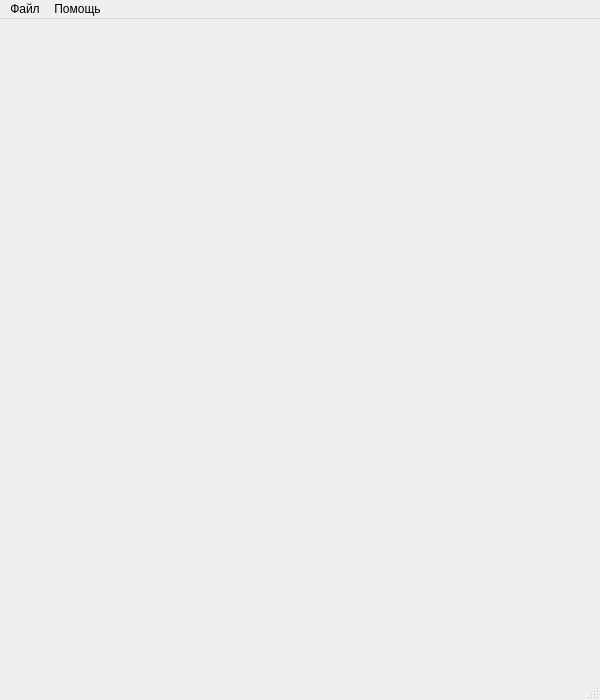
<?xml version="1.0" encoding="UTF-8"?>
<ui version="4.0">
    <class>MainWindow</class>
    <widget class="QMainWindow" name="MainWindow">
        <property name="geometry">
            <rect>
                <x>0</x>
                <y>0</y>
                <width>600</width>
                <height>700</height>
            </rect>
        </property>
        <property name="windowTitle">
            <string>Multi-Object Multi-Camera Tracker</string>
        </property>
        <property name="dockOptions">
            <set>QMainWindow::AllowTabbedDocks|QMainWindow::AnimatedDocks</set>
        </property>
        <widget class="QWidget" name="centralwidget"/>
        <widget class="QMenuBar" name="menubar">
            <property name="geometry">
                <rect>
                    <x>0</x>
                    <y>0</y>
                    <width>600</width>
                    <height>21</height>
                </rect>
            </property>
            <widget class="QMenu" name="menuFile">
                <property name="title">
                    <string>Файл</string>
                </property>
                <addaction name="menuExitAction"/>
            </widget>
            <widget class="QMenu" name="menuHelp">
                <property name="title">
                    <string>Помощь</string>
                </property>
                <addaction name="menuAboutProgramAction"/>
            </widget>
            <addaction name="menuFile"/>
            <addaction name="menuHelp"/>
        </widget>
        <widget class="QStatusBar" name="statusbar"/>
        <action name="menuExitAction">
            <property name="text">
                <string>Выход</string>
            </property>
        </action>
        <action name="menuAboutProgramAction">
            <property name="text">
                <string>О программе</string>
            </property>
        </action>
    </widget>
    <resources/>
    <connections/>
</ui>
